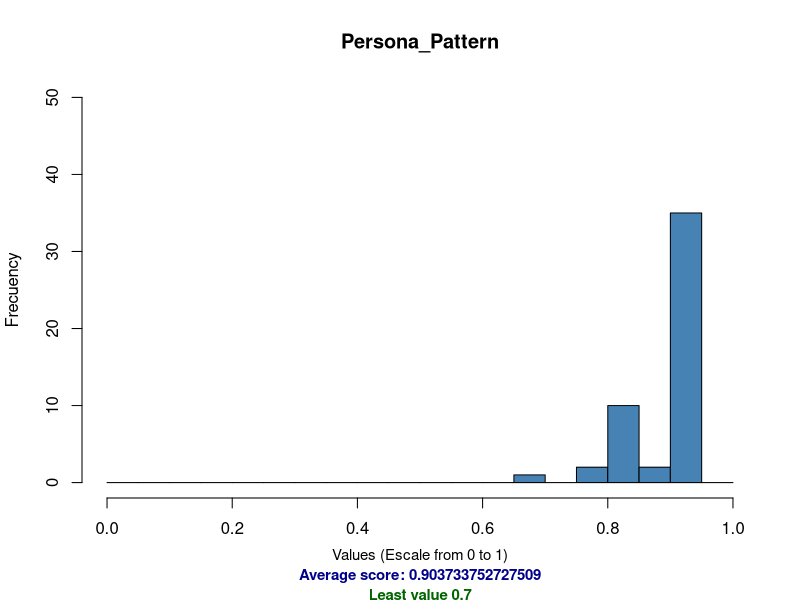
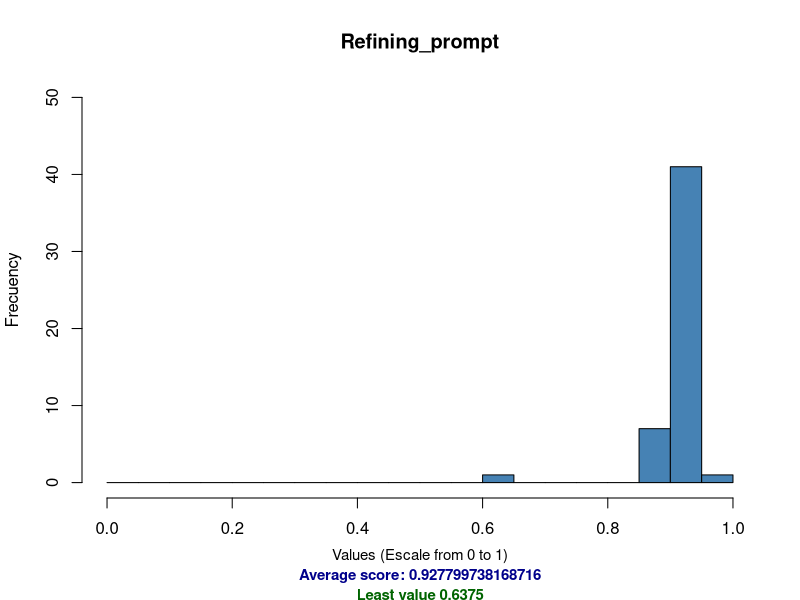
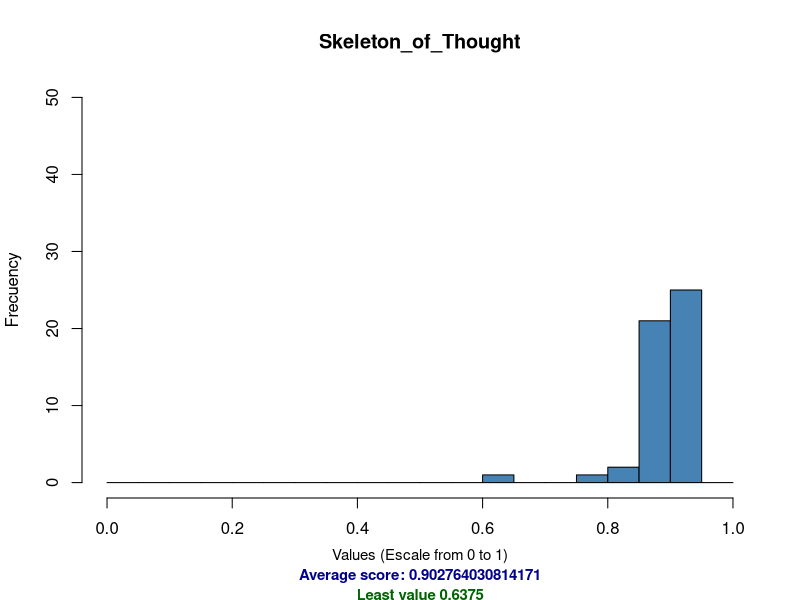
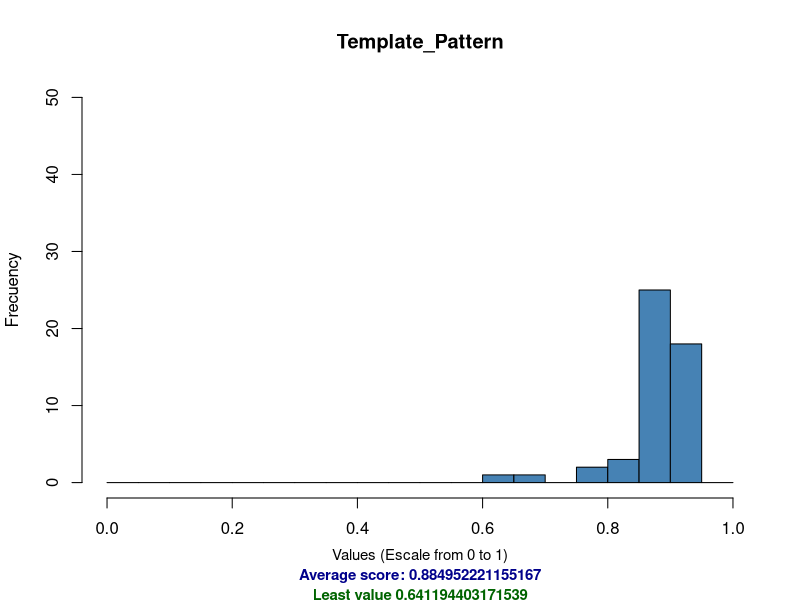
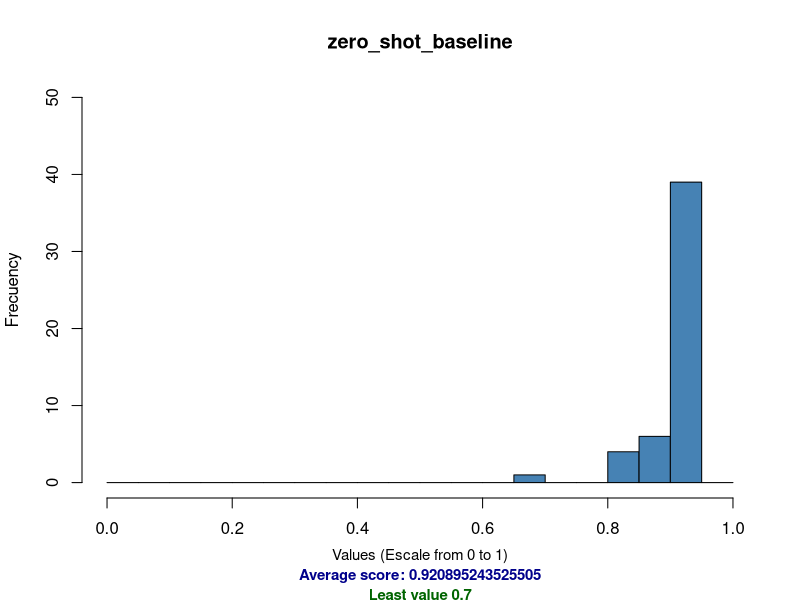

These figures' R source, in order:
## ---- chunk 1
#install.packages("readr")
#install.packages("ggplot2")
#install.packages("dplyr")
library("readr")
library("ggplot2")
library("dplyr")
## ---- chunk 2
DF <- read_csv("results/results_1.csv")
DF
## ---- chunk 3

for (i in 1:5) {
  nombre_fila <- DF[i, 1] 
  
  datos_fila <- as.numeric(DF[i, -1]) 
  
  hist(datos_fila,
       breaks = seq(0, 1, by = 0.05),
       xlim = c(0, 1),
       ylim = c(0, 50),
       col = "steelblue",
       main = nombre_fila,
       xlab = "",
       ylab = "Frecuency")
  
mtext("Values (Escale from 0 to 1)", side = 1, line = 2.3, cex = 0.9)
  
mtext(paste("Average score:", mean(datos_fila)), side = 1, line = 3.3, cex = 0.9, font = 2, col = "darkblue")
  
mtext(paste("Least value", min(datos_fila)), side = 1, line = 4.3, cex = 0.9, font = 2, col = "darkgreen")
  
}


## ---- chunk 4
df <- DF
prompts <- df$prompt

# Remove the prompt column so only scores remain
scores <- as.matrix(df[, -1])

n <- length(prompts)

# Pairwise wins matrix
wins <- matrix(0, nrow = n, ncol = n,
               dimnames = list(prompts, prompts))

# Number of pairwise victories
victories <- setNames(rep(0, n), prompts)

for (i in 1:(n-1)) {
  for (j in (i+1):n) {

    i_votes <- sum(scores[i, ] > scores[j, ])
    j_votes <- sum(scores[j, ] > scores[i, ])

    wins[i, j] <- i_votes
    wins[j, i] <- j_votes

    if (i_votes > j_votes) {
      victories[i] <- victories[i] + 1
    } else if (j_votes > i_votes) {
      victories[j] <- victories[j] + 1
    }
  }
}

print(wins)
print(victories)

# Condorcet winner
winner <- names(victories[victories == n - 1])

if (length(winner) == 0) {
  cat("No Condorcet winner.\n")
} else {
  cat("Condorcet winner:", winner, "\n")
}
